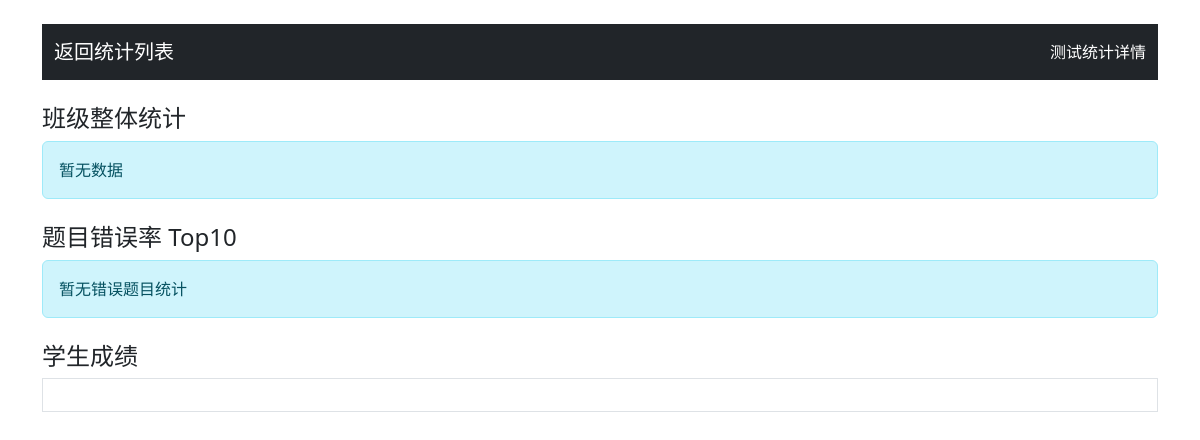
The app's page /test_statistics/26 (signed in), older data.
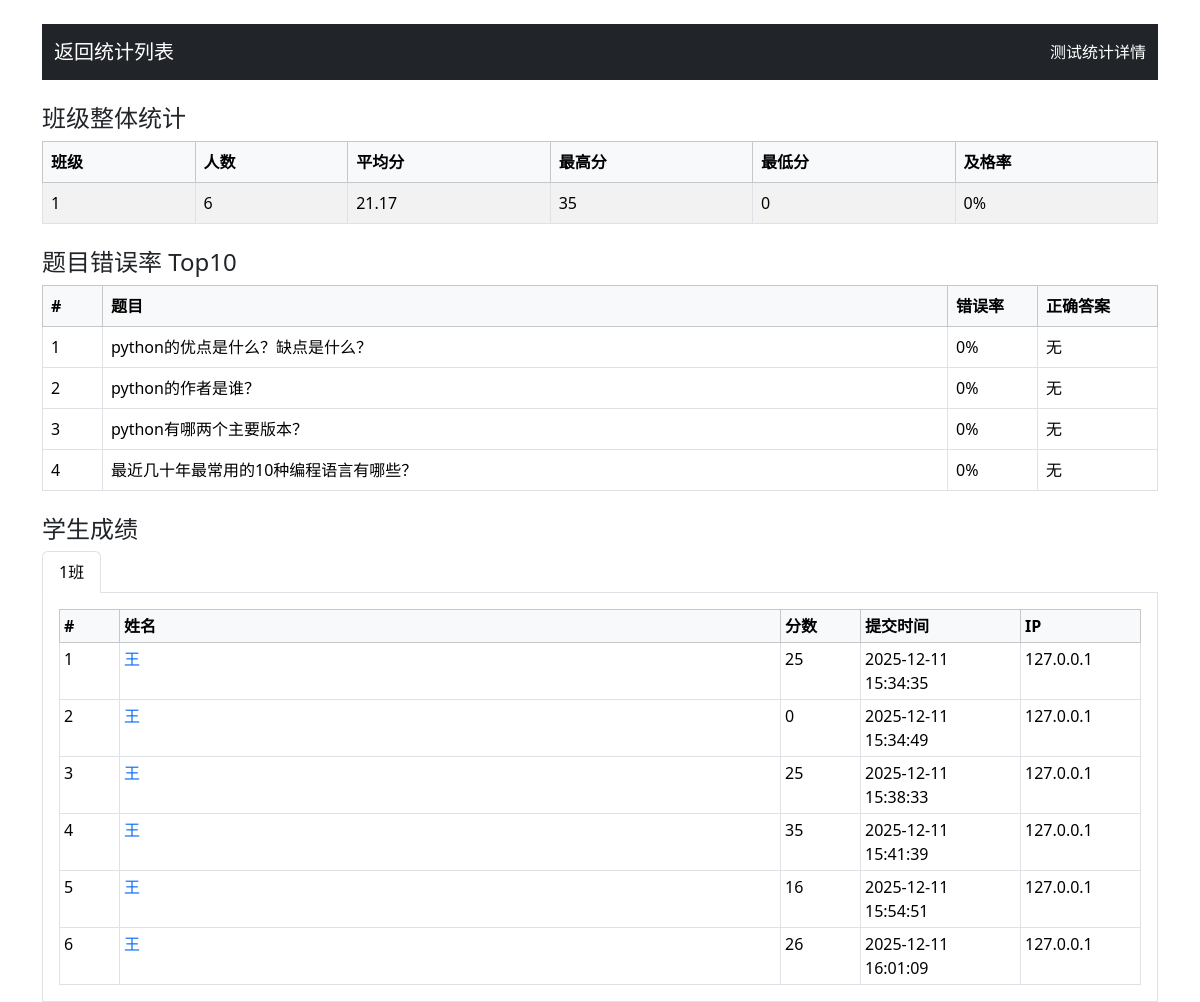
The same page, newer data.
### app.py (models this page shows)
class Question(db.Model):
    id = db.Column(db.Integer, primary_key=True)
    question_type = db.Column(db.String(20), nullable=False)
    content = db.Column(db.Text, nullable=False)
    image_path = db.Column(db.String(200))  # 题目配图
    option_a = db.Column(db.String(200))
    option_b = db.Column(db.String(200))
    option_c = db.Column(db.String(200))
    option_d = db.Column(db.String(200))
    option_e = db.Column(db.String(200))
    correct_answer = db.Column(db.String(200), nullable=False)
    score = db.Column(db.Integer, nullable=False)
    explanation = db.Column(db.Text)
    created_at = db.Column(db.DateTime, default=datetime.utcnow)
    bank_id = db.Column(db.Integer, db.ForeignKey('question_bank.id'), nullable=False)

class TestResult(db.Model):
    id = db.Column(db.Integer, primary_key=True)
    student_id = db.Column(db.Integer, db.ForeignKey('user.id'))
    student_name = db.Column(db.String(100), nullable=False)
    class_number = db.Column(db.String(50), nullable=False)
    test_id = db.Column(db.Integer, db.ForeignKey('test.id'), nullable=False)
    score = db.Column(db.Integer, nullable=False)
    created_at = db.Column(db.DateTime, default=datetime.utcnow)
    answers = db.Column(db.Text)
    ip_address = db.Column(db.String(15), nullable=True) # Added ip_address column
    test = db.relationship('Test', backref=db.backref('results', lazy=True))

### app.py (the view, shortened to what this page needs)
@app.route('/test_statistics/<int:test_id>')
def get_test_statistics(test_id):
    if 'role' not in session or session['role'] != 'teacher':
        return redirect(url_for('teacher_login'))
    results = TestResult.query.filter_by(test_id=test_id).order_by(TestResult.class_number, TestResult.student_name, TestResult.created_at).all()
    class_stats = {}
    class_students = {}
    for result in results:
        if result.class_number not in class_stats:
            class_stats[result.class_number] = {
                'student_count': 0,
                'total_score': 0,
                'scores': [],
                'pass_count': 0
            }
        stats = class_stats[result.class_number]
        stats['student_count'] += 1
        stats['total_score'] += result.score
        stats['scores'].append(result.score)
        if result.score >= 60:
            stats['pass_count'] += 1
        if result.class_number not in class_students:
            class_students[result.class_number] = []
        class_students[result.class_number].append({
            'name': result.student_name,
            'score': result.score,
            'submit_time': to_bj(result.created_at).strftime('%Y-%m-%d %H:%M:%S'),
            'ip': result.ip_address,
            'result_id': result.id
        })
    statistics = []
    for class_number, stats in class_stats.items():
        if stats['student_count'] > 0:
            statistics.append({
                'class_number': class_number,
                'student_count': stats['student_count'],
                'average_score': stats['total_score'] / stats['student_count'],
                'max_score': max(stats['scores']),
                'min_score': min(stats['scores']),
                'pass_rate': stats['pass_count'] / stats['student_count']
            })
    statistics.sort(key=lambda x: x['class_number'])
    class_students = dict(sorted(class_students.items(), key=lambda x: x[0]))
    question_stats = defaultdict(lambda: {'total': 0, 'wrong': 0, 'content': '', 'question_type': '', 'correct_answer': ''})
    for result in results:
        answers = json.loads(result.answers)
        for qid_str, stu_ans in answers.items():
            qid = int(qid_str)
            question = Question.query.get(qid)
            if not question:
                continue
            question_stats[qid]['total'] += 1
            question_stats[qid]['content'] = question.content
            question_stats[qid]['question_type'] = question.question_type
            question_stats[qid]['correct_answer'] = question.correct_answer
            is_wrong = False
            if question.question_type == 'single_choice':
                is_wrong = stu_ans != question.correct_answer
            elif question.question_type == 'multiple_choice':
                def normalize(ans):
                    return ''.join(sorted([c for c in ans.replace(',', '').replace(' ', '').upper() if c in 'ABCDE']))
                is_wrong = normalize(stu_ans) != normalize(question.correct_answer)
            elif question.question_type == 'true_false':
                is_wrong = stu_ans != question.correct_answer
            elif question.question_type == 'fill_blank':
                def norm_fill(s):
                    parts = [p.strip().lower() for p in s.replace('、', ',').split(',') if p.strip()]
                    return ','.join(parts)
                is_wrong = norm_fill(stu_ans) != norm_fill(question.correct_answer)
            if is_wrong:
                question_stats[qid]['wrong'] += 1
    error_questions = []
    for qid, stat in question_stats.items():
        if stat['total'] > 0:
            error_rate = stat['wrong'] / stat['total']
            question = Question.query.get(qid) # 重新获取question对象以访问选项
            if question:
                q_data = {
                    'id': qid,
                    'content': stat['content'],
                    'question_type': stat['question_type'],
                    'correct_answer': stat['correct_answer'],
                    'error_rate': error_rate,
                    'wrong_count': stat['wrong'],
                    'total_count': stat['total']
                }
                error_questions.append(q_data)
    error_questions.sort(key=lambda x: x['error_rate'], reverse=True)
    top_error_questions = error_questions[:10]
    return render_template('test_statistics_detail.html', statistics=statistics, class_students=class_students, top_error_questions=top_error_questions)

### app.py (called while the page is built)
def to_bj(dt: datetime):
    return (dt + BJ_OFFSET) if dt else dt

### templates/test_statistics_detail.html (shortened to what this page needs)
<!DOCTYPE html>
<html lang="zh">
<head>
    <link href="{{ url_for('static', filename='bootstrap/css/bootstrap.min.css') }}" rel="stylesheet">
</head>
<body class="container mt-4">
    <nav class="navbar navbar-dark bg-dark mb-4">
        <div class="container-fluid">
            <a href="{{ url_for('test_statistics') }}" class="navbar-brand"> 返回统计列表</a>
            <span class="navbar-text text-white">测试统计详情</span>
        </div>
    </nav>
    <h4>班级整体统计</h4>
    {% if statistics %}
    <table class="table table-striped table-bordered">
        <thead class="table-light">
            <tr>
                <th>班级</th>
                <th>人数</th>
                <th>平均分</th>
                <th>最高分</th>
                <th>最低分</th>
                <th>及格率</th>
            </tr>
        </thead>
        <tbody>
            {% for stat in statistics %}
            <tr>
                <td>{{ stat.class_number }}</td>
                <td>{{ stat.student_count }}</td>
                <td>{{ '%.2f' % stat.average_score }}</td>
                <td>{{ stat.max_score }}</td>
                <td>{{ stat.min_score }}</td>
                <td>{{ '%.0f%%' % (stat.pass_rate*100) }}</td>
            </tr>
            {% endfor %}
        </tbody>
    </table>
    {% else %}
    <div class="alert alert-info">暂无数据</div>
    {% endif %}
    <h4 class="mt-4">题目错误率 Top10</h4>
    {% if top_error_questions %}
    <table class="table table-bordered">
        <thead class="table-light">
            <tr>
                <th style="width:60px">#</th>
                <th>题目</th>
                <th style="width:90px">错误率</th>
                <th style="width:120px">正确答案</th>
            </tr>
        </thead>
        <tbody>
            {% for q in top_error_questions %}
            <tr>
                <td>{{ loop.index }}</td>
                <td>{{ q.content|truncate(100) }}</td>
                <td>{{ '%.0f%%' % (q.error_rate*100) }}</td>
                <td>{{ q.correct_answer }}</td>
            </tr>
            {% endfor %}
        </tbody>
    </table>
    {% else %}
    <div class="alert alert-info">暂无错误题目统计</div>
    {% endif %}
    <h4 class="mt-4">学生成绩</h4>
    <ul class="nav nav-tabs" id="classTab" role="tablist">
        {% for class_number in class_students.keys() %}
        <li class="nav-item" role="presentation">
            <button class="nav-link {% if loop.first %}active{% endif %}" id="tab-{{ class_number }}" data-bs-toggle="tab" data-bs-target="#pane-{{ class_number }}" type="button" role="tab">{{ class_number }}班</button>
        </li>
        {% endfor %}
    </ul>
    <div class="tab-content border border-top-0 p-3" id="classTabContent">
        {% for class_number, students in class_students.items() %}
        <div class="tab-pane fade {% if loop.first %}show active{% endif %}" id="pane-{{ class_number }}" role="tabpanel">
            <table class="table table-sm table-bordered mb-0">
                <thead class="table-light">
                    <tr>
                        <th style="width:60px">#</th>
                        <th>姓名</th>
                        <th style="width:80px">分数</th>
                        <th style="width:160px">提交时间</th>
                        <th style="width:120px">IP</th>
                    </tr>
                </thead>
                <tbody>
                    {% for stu in students %}
                    <tr>
                        <td>{{ loop.index }}</td>
                        <td><a href="{{ url_for('test_result', result_id=stu.result_id) }}" target="_blank" class="text-primary text-decoration-none">{{ stu.name }}</a></td>
                        <td>{{ stu.score }}</td>
                        <td>{{ stu.submit_time }}</td>
                        <td>{{ stu.ip }}</td>
                    </tr>
                    {% endfor %}
                </tbody>
            </table>
        </div>
        {% endfor %}
    </div>
</body>
</html>

Row changes from the older to the newer data that the page shows:
now on this page (row edited): Question: content "python的优点是什么？缺点是什么？", error_rate "0%", correct_answer "无"
now on this page (row edited): Question: content "python的作者是谁？", error_rate "0%", correct_answer "无"
now on this page (row edited): Question: content "python有哪两个主要版本？", error_rate "0%", correct_answer "无"
now on this page (row edited): Question: content "最近几十年最常用的10种编程语言有哪些？", error_rate "0%", correct_answer "无"
added TestResult: name "王", score "25", submit_time "2025-12-11 15:34:35", ip "127.0.0.1"
added TestResult: name "王", score "0", submit_time "2025-12-11 15:34:49", ip "127.0.0.1"
added TestResult: name "王", score "25", submit_time "2025-12-11 15:38:33", ip "127.0.0.1"
added TestResult: name "王", score "35", submit_time "2025-12-11 15:41:39", ip "127.0.0.1"
added TestResult: name "王", score "16", submit_time "2025-12-11 15:54:51", ip "127.0.0.1"
added TestResult: name "王", score "26", submit_time "2025-12-11 16:01:09", ip "127.0.0.1"
Text that changed along with them:
text no longer shown: "暂无数据 暂无错误题目统计"
text now shown: "班级 人数 平均分 最高分 最低分 及格率 # 题目 错误率 正确答案"
new list line: "1 6 21.17 35 0 0%"
new list line: "1 班"
new list line: "# 姓名 分数 提交时间 IP"
